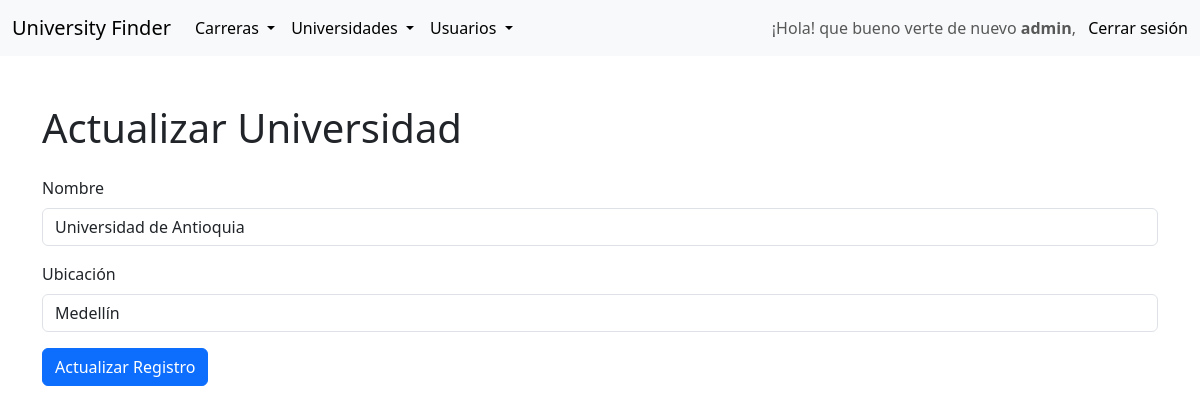
The app's page /university/update?id=1 (signed in), older data.
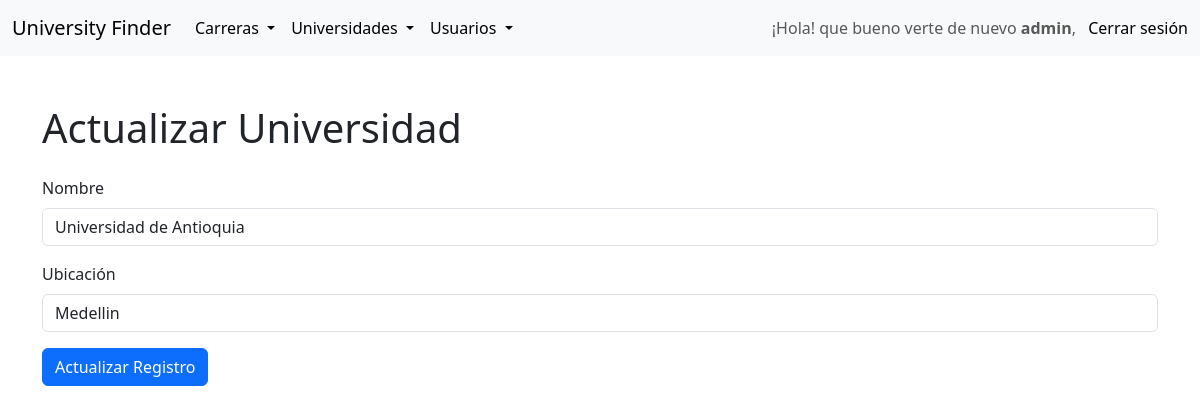
The same page, newer data.
### tables this page shows
CREATE TABLE universities (
  id INT AUTO_INCREMENT PRIMARY KEY,
  name VARCHAR(100) NOT NULL,
  city VARCHAR(50) NOT NULL
);

### src/views/university/update.php (the view, shortened to what this page needs)
<?php
require_once __DIR__ . '/../../config/db.php';
$table = 'universities';
$id_field = 'id';
if (isset($_GET['id'])) {
    $id = $_GET['id'];
    $sql = "SELECT * FROM $table WHERE $id_field = :id";
    $stmt = $pdo->prepare($sql);
    $stmt->execute([':id' => $id]);
    $record = $stmt->fetch(PDO::FETCH_ASSOC);
} else {
    $message = "No se ha especificado un ID válido.";
    $alertClass = "alert-warning";
}
?>
<?php include __DIR__ . '/../headers.php'; ?>
<?php include __DIR__ . '/../navbar.php'; ?>
<div class="container mt-5">
    <h1 class="mb-4">Actualizar Universidad</h1>
    <form method="post" class="needs-validation" novalidate>
        <div class="mb-3">
            <label for="name" class="form-label">Nombre</label>
            <input type="text" class="form-control" id="name" name="name" value="<?php echo htmlspecialchars($record['name'] ?? ''); ?>" required>
        </div>
        <div class="mb-3">
            <label for="city" class="form-label">Ubicación</label>
            <input type="text" class="form-control" id="city" name="city" value="<?php echo htmlspecialchars($record['city'] ?? ''); ?>" required>
        </div>
        <button type="submit" class="btn btn-primary">Actualizar Registro</button>
    </form>
</div>
<?php include __DIR__ . '/../footer.php'; ?>

Row changes from the older to the newer data that the page shows:
changed universities "Universidad de Antioquia": city "Medellín" → "Medellin"
